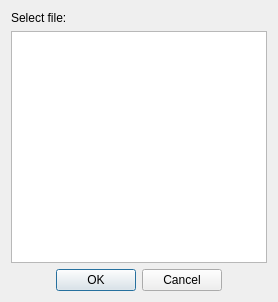
<?xml version="1.0" encoding="UTF-8"?>
<ui version="4.0">
 <class>SDWindow</class>
 <widget class="QDialog" name="SDWindow">
  <property name="geometry">
   <rect>
    <x>0</x>
    <y>0</y>
    <width>274</width>
    <height>302</height>
   </rect>
  </property>
  <property name="sizePolicy">
   <sizepolicy hsizetype="MinimumExpanding" vsizetype="MinimumExpanding">
    <horstretch>0</horstretch>
    <verstretch>0</verstretch>
   </sizepolicy>
  </property>
  <property name="windowTitle">
   <string>Print from SD</string>
  </property>
  <property name="windowIcon">
   <iconset resource="graphics.qrc">
    <normaloff>:/icons/sd.png</normaloff>:/icons/sd.png</iconset>
  </property>
  <layout class="QGridLayout" name="gridLayout">
   <item row="0" column="0">
    <widget class="QLabel" name="label">
     <property name="text">
      <string>Select file:</string>
     </property>
    </widget>
   </item>
   <item row="2" column="0">
    <widget class="QDialogButtonBox" name="buttonBox">
     <property name="orientation">
      <enum>Qt::Horizontal</enum>
     </property>
     <property name="standardButtons">
      <set>QDialogButtonBox::Cancel|QDialogButtonBox::Ok</set>
     </property>
     <property name="centerButtons">
      <bool>true</bool>
     </property>
    </widget>
   </item>
   <item row="1" column="0">
    <widget class="QListWidget" name="fileslist">
     <property name="sizePolicy">
      <sizepolicy hsizetype="MinimumExpanding" vsizetype="MinimumExpanding">
       <horstretch>0</horstretch>
       <verstretch>0</verstretch>
      </sizepolicy>
     </property>
     <property name="autoScroll">
      <bool>true</bool>
     </property>
    </widget>
   </item>
  </layout>
 </widget>
 <resources>
  <include location="graphics.qrc"/>
 </resources>
 <connections>
  <connection>
   <sender>buttonBox</sender>
   <signal>accepted()</signal>
   <receiver>SDWindow</receiver>
   <slot>accept()</slot>
   <hints>
    <hint type="sourcelabel">
     <x>248</x>
     <y>254</y>
    </hint>
    <hint type="destinationlabel">
     <x>157</x>
     <y>274</y>
    </hint>
   </hints>
  </connection>
  <connection>
   <sender>buttonBox</sender>
   <signal>rejected()</signal>
   <receiver>SDWindow</receiver>
   <slot>reject()</slot>
   <hints>
    <hint type="sourcelabel">
     <x>316</x>
     <y>260</y>
    </hint>
    <hint type="destinationlabel">
     <x>286</x>
     <y>274</y>
    </hint>
   </hints>
  </connection>
 </connections>
</ui>
